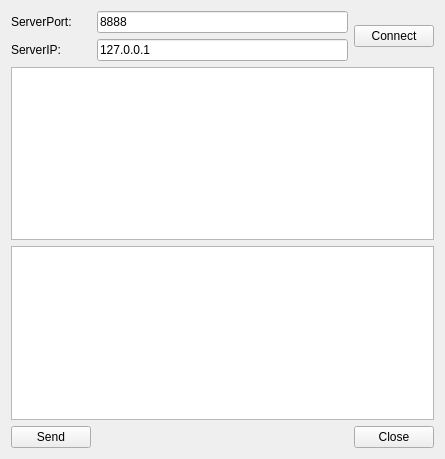
<?xml version="1.0" encoding="UTF-8"?>
<ui version="4.0">
 <class>ClientWidget</class>
 <widget class="QWidget" name="ClientWidget">
  <property name="geometry">
   <rect>
    <x>0</x>
    <y>0</y>
    <width>445</width>
    <height>459</height>
   </rect>
  </property>
  <property name="windowTitle">
   <string>Form</string>
  </property>
  <layout class="QGridLayout" name="gridLayout">
   <item row="0" column="0">
    <widget class="QLabel" name="label">
     <property name="text">
      <string>ServerPort:</string>
     </property>
    </widget>
   </item>
   <item row="0" column="1">
    <widget class="QLineEdit" name="lineEditPort">
     <property name="text">
      <string>8888</string>
     </property>
    </widget>
   </item>
   <item row="1" column="0">
    <widget class="QLabel" name="label_2">
     <property name="text">
      <string>ServerIP:</string>
     </property>
    </widget>
   </item>
   <item row="1" column="1">
    <widget class="QLineEdit" name="lineEditIP">
     <property name="text">
      <string>127.0.0.1</string>
     </property>
    </widget>
   </item>
   <item row="2" column="0" colspan="3">
    <widget class="QTextEdit" name="textEditRead">
     <property name="readOnly">
      <bool>true</bool>
     </property>
    </widget>
   </item>
   <item row="3" column="0" colspan="3">
    <widget class="QTextEdit" name="textEditWrite"/>
   </item>
   <item row="4" column="0">
    <widget class="QPushButton" name="buttonSend">
     <property name="text">
      <string>Send</string>
     </property>
    </widget>
   </item>
   <item row="4" column="1">
    <spacer name="horizontalSpacer">
     <property name="orientation">
      <enum>Qt::Horizontal</enum>
     </property>
     <property name="sizeHint" stdset="0">
      <size>
       <width>226</width>
       <height>20</height>
      </size>
     </property>
    </spacer>
   </item>
   <item row="4" column="2">
    <widget class="QPushButton" name="buttonClose">
     <property name="text">
      <string>Close</string>
     </property>
    </widget>
   </item>
   <item row="0" column="2" rowspan="2">
    <widget class="QPushButton" name="buttonConnect">
     <property name="text">
      <string>Connect</string>
     </property>
    </widget>
   </item>
  </layout>
 </widget>
 <resources/>
 <connections/>
</ui>
